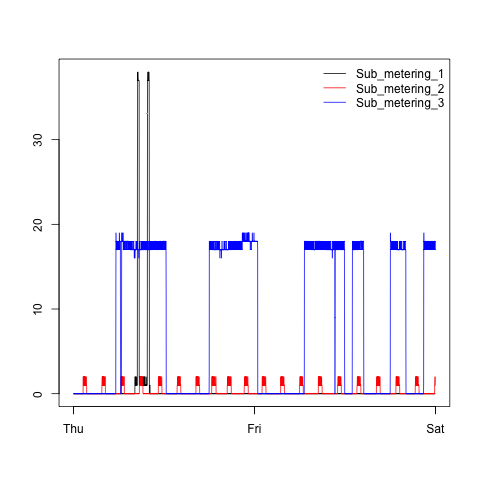

Generate this figure with R:
source("projectExploratoryAnalysis.r")

png(filename="plot3.png", width = 480, height = 480)
plot3()
dev.off()

